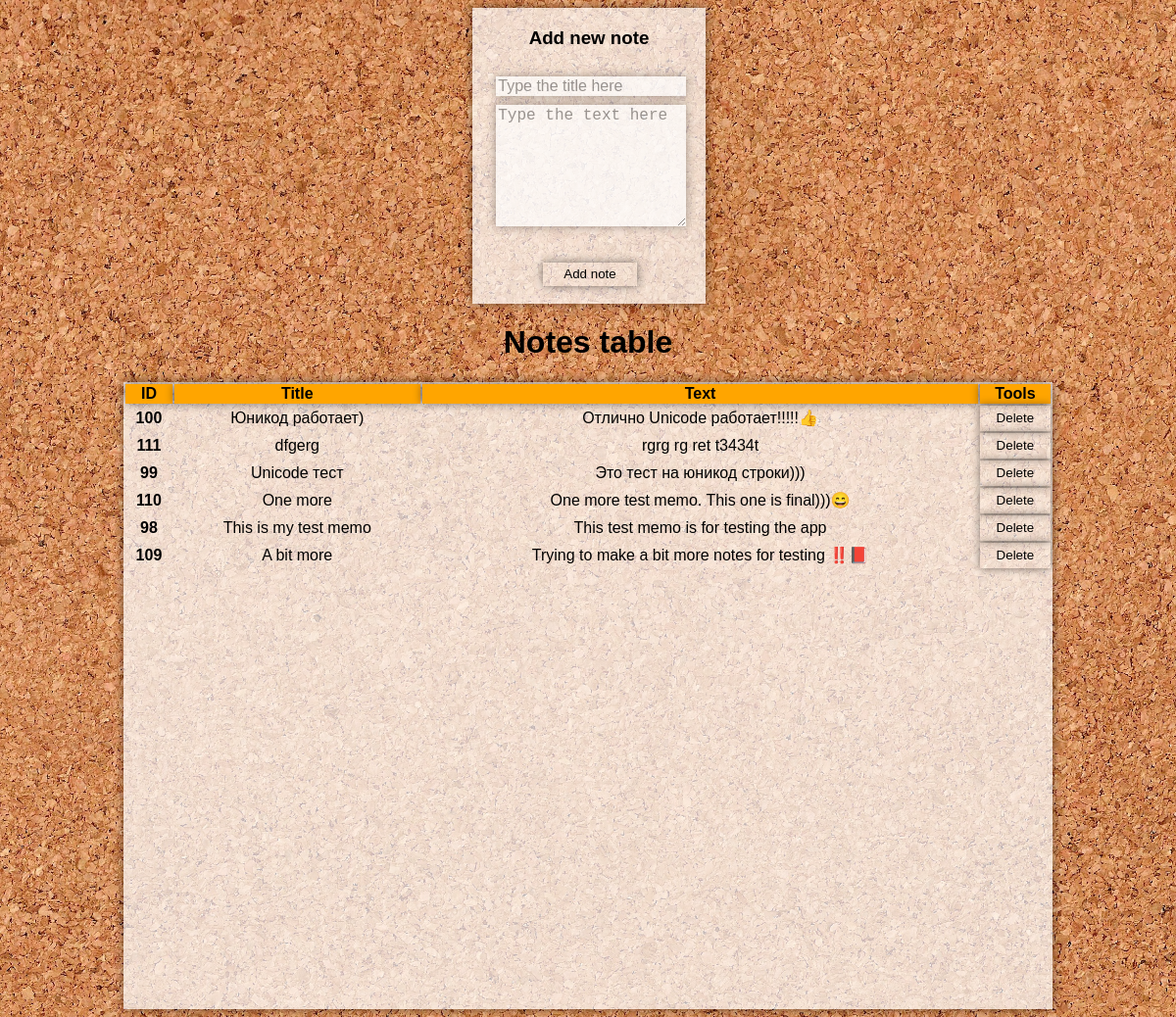
The page / on the database its author committed.
### memos/models.py (models this page shows, shortened)
class Memo(models.Model):
    title = models.CharField(max_length = 200)
    text = models.TextField()
    words = models.IntegerField(default = 0)
    class Meta:
        ordering = ['words']
        verbose_name = 'Заметка'
        verbose_name_plural = 'Заметки'

### memos/views.py (the view)
# urls.py: path('', views.Index, name='Index'),
def Index(request):
	memos = Memo.objects.all().order_by('words')
	return render(request, 'memos/base.html', {
		'notes': memos,
	})

### memos/templates/memos/base.html (shortened to what this page needs)
<!DOCTYPE html>
{% load static %}
<html>
<head>
	<link rel="stylesheet" type="text/css" href="{% static 'style.css' %}" />
</head>
<body>
	<form class="add_form">
		<h3 class="table_header">Add new note</h3>
		<input type="text" id="title_text" name="title" placeholder="Type the title here" required>
		<textarea class="content_text" id="content_text" type="textarea" name="text" placeholder="Type the text here" required></textarea>
		<div class="form_footer">
			<button class="submit_button" id="add_note" type="button">Add note</button>
		</div>
	</form>
	<h1 class="table_header">Notes table</h1>
	<div class="container">
		<table class="note_table" id="note_cont">
			<tr>
				<th>ID</th>
				<th>Title</th>
				<th>Text</th>
				<th>Tools</th>
			</tr>
				{% for note in notes %}
					<tr>
						<td><strong>{{ note.id }}</strong></td>
						<td>{{ note.title }}</td>
						<td>{{ note.text }}</td>
						<td><button type="button" class="del_button" id="{{ note.id }}">Delete</button></td>
					</tr>
				{% endfor %}
		</table>
	</div>
</body>
</html>

### memos/static/style.css (style rules this page uses)
body { font-family: arial; background-size: cover; overflow-x: hidden; background-repeat: no-repeat; background-image: url("../media/background.jpg"); }
.add_form { position: relative; width: 20%; height: 30vh; min-height: 300px; left: 40%; box-shadow: 0 0 10px rgba(0,0,0,0.5); padding: 1px; background: rgba(255, 255, 255, 0.7); }
input, textarea { position: relative; width: 80%; left: 10%; margin-top: 4%; box-shadow: 0 0 10px rgba(0,0,0,0.5); opacity: 0.7; font-size: 1rem; border: none; background-color: none; }
.content_text { height: 40%; }
.form_footer { position: absolute; width: 100%; height: 20%; bottom: 0; }
.submit_button { position: absolute; width: 40%; height: 40%; left: 30%; top: 30%; border: none; background: none; box-shadow: 0 0 10px rgba(0,0,0,0.5); }
.container { position: relative; width: 80%; height: 80vh; left: 10%; overflow-y: auto; background: rgba(255, 255, 255, 0.7); }
.note_table { position: absolute; width: 100%; }
th, .del_button, .container { box-shadow: 0 0 10px rgba(0,0,0,0.5); }
th { background-color: #FFA500; }
td, th { position: relative; text-align: center; }
td { height: 3vh; }
.del_button { position: absolute; width: 100%; height: 100%; left: 0; top: 0; background: none; border: none; }
.table_header { text-align: center; }

### rows shown on the page
Memo: id "100", title "Юникод работает)", text "Отлично Unicode работает!!!!!👍"
Memo: id "111", title "dfgerg", text "rgrg rg ret t3434t"
Memo: id "99", title "Unicode тест", text "Это тест на юникод строки)))"
Memo: id "110", title "One more", text "One more test memo. This one is final)))😄"
Memo: id "98", title "This is my test memo", text "This test memo is for testing the app"
Memo: id "109", title "A bit more", text "Trying to make a bit more notes for testing ‼️📕"
